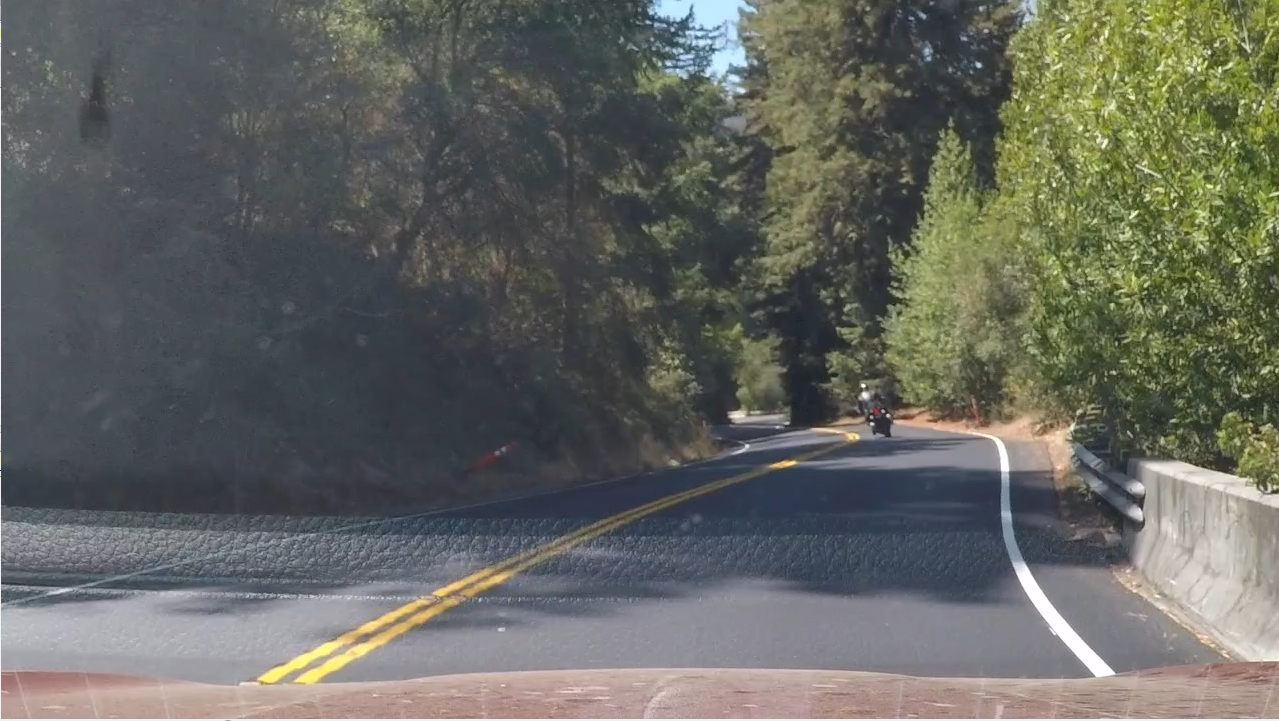
%> input picture scene_shadow_reduction_in_images/1.PNG, 1279 x 721 px
$ octave --eval "result = shadow_reduction_3_test('1.PNG');"   (GNU Octave 9; MATLAB toolbox functions it lacks are replaced by stand-ins)
%> lines starting %> are read from the running program, lines starting %| are printed output that depends on the picture; in (x1, y1, x2, y2) boxes, pixels count from 0 and x2, y2 are one past the last pixel; in counts of white or black regions, pixels touching at a corner belong together; the program's own positions count from 1
function output = shadow_reduction_3_test(image)
%> called with image = '1.PNG'
%Read image
img = imread(image);
%> img is the input picture: size 721x1279x3 uint8; mean R, G, B 100.8, 102.9, 96.5
%Gamma adjustment
J = imadjust(img,[],[],0.5);
%Convert RGB to YCBCR
YCBCRimg = rgb2ycbcr(J);
%> YCBCRimg: size 721x1279x3 uint8; mean of channels 1, 2, 3 151.4, 126.1, 127.3

%Seperate channels
Y = YCBCRimg(:,:,1);
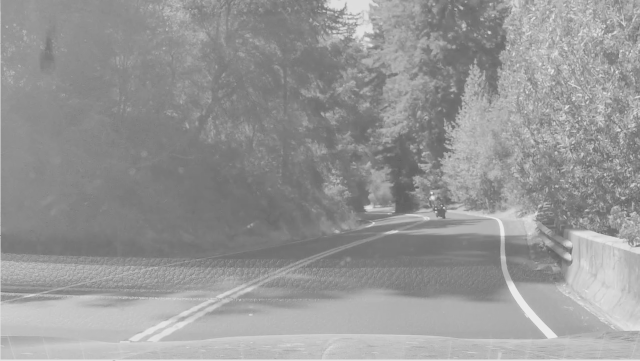
%> Y: size 721x1279 uint8 (shown at 1/2 size); min 52, max 235, mean 151.4
Cb = YCBCRimg(:,:,2);
Cr = YCBCRimg(:,:,3);

R = img(:,:,1);
G = img(:,:,2);
B = img(:,:,3);

%Mask size of image, masked channels are areas where B channel is greater
%than G and B and also threshold applied to Y channel and bright pixels in
%Y channel are omitted.
mask = zeros(size(Y));
mask((B>R & B>G & Y<=150)) = 255;
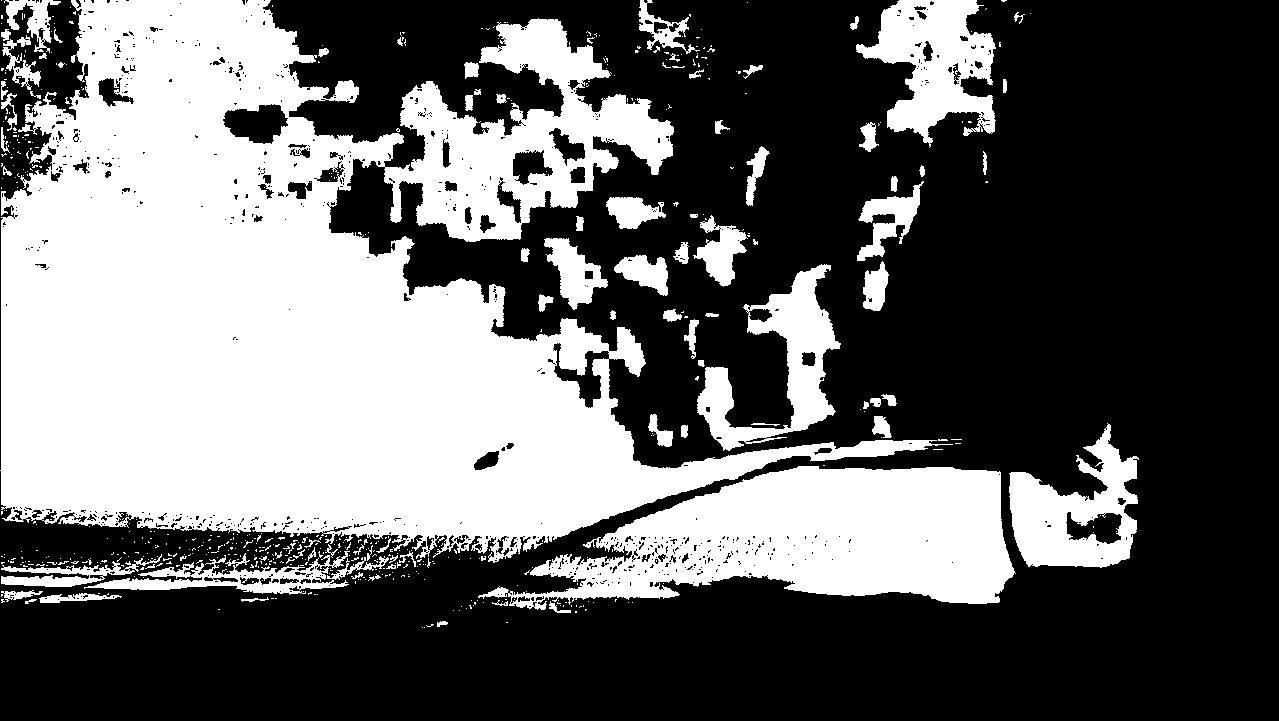
%> mask: size 721x1279 double; 39.1% white; 598 white regions (512 under 20 px), largest, box (x1, y1, x2, y2) and area: (0, 0, 953, 563) 258987, (478, 466, 1016, 610) 45344, (856, 0, 996, 148) 11082
%Binarize mask to mask out shadow area
mask = imbinarize(mask);
%Get light area
inverse_mask = ~mask;

%Shadow areas masked in all 3 channels
shadow_y = Y .* uint8(mask);
shadow_cb = Cb .* uint8(mask);
shadow_cr = Cr .* uint8(mask);

%Light areas masked in all 3 channels
light_y = Y .* uint8(inverse_mask);
light_cb = Cb .* uint8(inverse_mask);
light_cr = Cr .* uint8(inverse_mask);
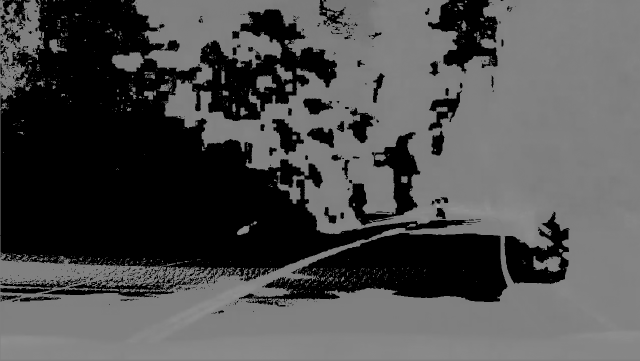
%> light_cr: size 721x1279 uint8 (shown at 1/2 size); min 0, max 167, mean 78.4

%Summation of channel pixels
sum_shadow_y = sum(shadow_y);
%> sum_shadow_y = 1279 values, max 76181 at index 90, min 0 at index 1140, mean 36785.9
sum_shadow_cb = sum(shadow_cb);
%> sum_shadow_cb = 1279 values, max 72472 at index 184, min 0 at index 1140, mean 37163.2
sum_shadow_cr = sum(shadow_cr);
%> sum_shadow_cr = 1279 values, max 69218 at index 186, min 0 at index 1140, mean 35269.1
sum_mask = sum(mask);
%> sum_mask = 1279 values, max 552 at index 169, min 0 at index 1140, mean 282

%Get mean of shadow pixels in YCBCR image over sum of shadow areas
mean_shadow_y =  sum(sum_shadow_y)/ sum(sum_mask);
%> mean_shadow_y = 130.4
mean_shadow_cb = sum(sum_shadow_cb)/ sum(sum_mask);
%> mean_shadow_cb = 131.8
mean_shadow_cr = sum(sum_shadow_cr)/ sum(sum_mask);
%> mean_shadow_cr = 125.1

%Get mean of light areas like above but instead in light areas
sum_light_y = sum(light_y);
%> sum_light_y = 1279 values, max 162824 at index 1, min 31512 at index 203, mean 72338.5
sum_light_cb = sum(light_cb);
%> sum_light_cb = 1279 values, max 91869 at index 1, min 21721 at index 170, mean 53787.7
sum_light_cr = sum(light_cr);
%> sum_light_cr = 1279 values, max 93282 at index 1180, min 21779 at index 184, mean 56501.4
sum_inverse_mask = sum(inverse_mask);
%> sum_inverse_mask = 1279 values, max 721 at index 1140, min 169 at index 169, mean 439

mean_light_y =  sum(sum_light_y)/ sum(sum_inverse_mask);
%> mean_light_y = 164.8
mean_light_cb = sum(sum_light_cb)/ sum(sum_inverse_mask);
%> mean_light_cb = 122.5
mean_light_cr = sum(sum_light_cr)/ sum(sum_inverse_mask);
%> mean_light_cr = 128.7

%Calculate difference in Y channel and calculate ratio of light area over
%shadow area in CB and CR channels
difference_y = mean_light_y - mean_shadow_y;
%> difference_y = 34.36
ratio_cb = (mean_light_cb / mean_shadow_cb);
%> ratio_cb = 0.93
ratio_cr = (mean_light_cr / mean_shadow_cr);
%> ratio_cr = 1.03

%Calculate new Y channel and CB and CR channels
Y_new = Y + uint8(mask) * difference_y;
CB_new = Cb.* uint8(inverse_mask) + Cb.* uint8(mask) .* ratio_cb;
CR_new = Cr .* uint8(inverse_mask) + Cr .* uint8(mask) .* ratio_cr;

%Merge all 3 images to create new YCBCR image
YCBCRimg = cat(3, Y_new, CB_new, CR_new);
%> YCBCRimg: size 721x1279x3 uint8; mean of channels 1, 2, 3 164.7, 122.6, 128.8

%Convert YCBCBR back to RGB
output = ycbcr2rgb(YCBCRimg);
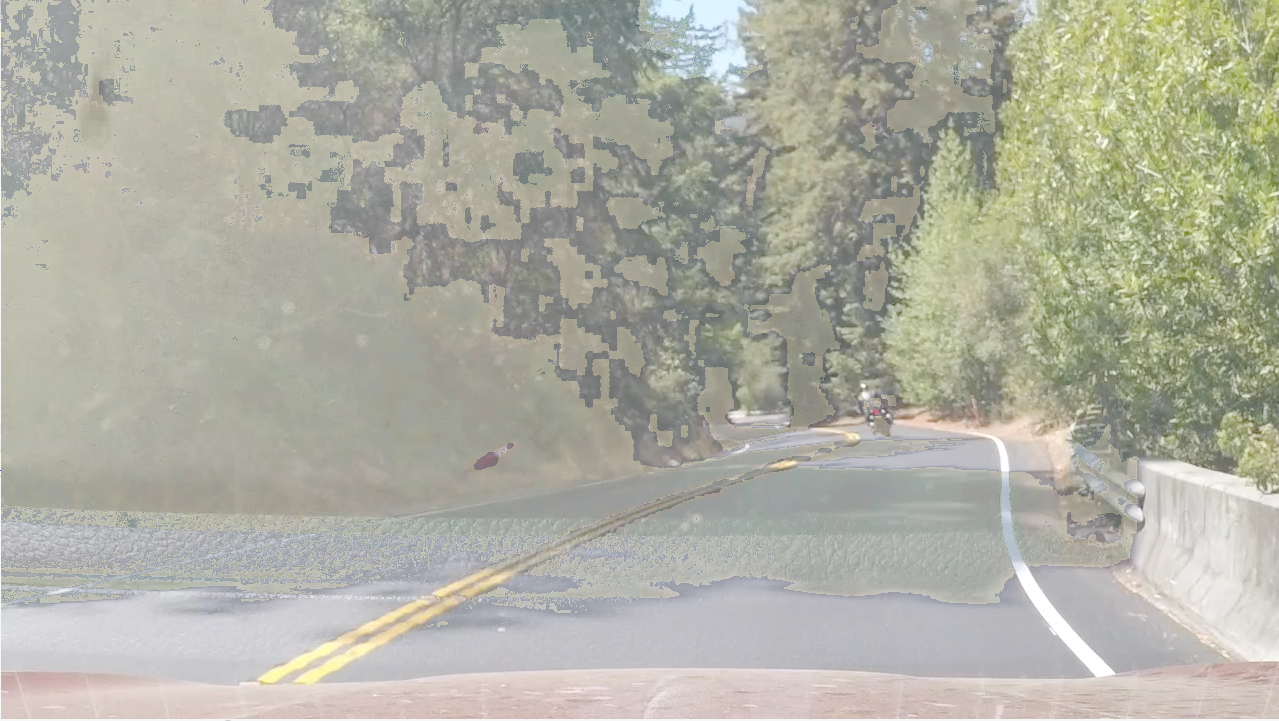
%> output: size 721x1279x3 uint8; mean R, G, B 174.4, 174.5, 162.2

imshow(output);
title('Uniformly distributed illumination image');
end

$ run again, on scene_shadow_reduction_in_images/2.PNG
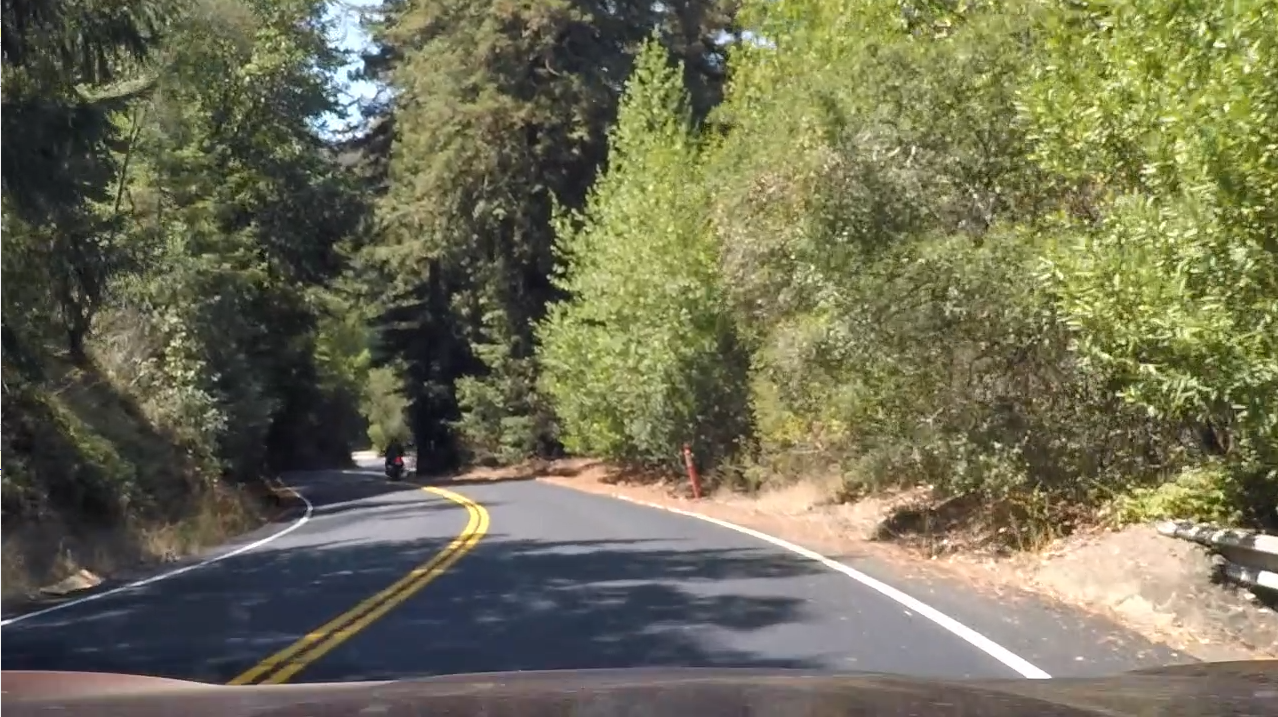
%> input picture scene_shadow_reduction_in_images/2.PNG, 1278 x 717 px
%> in shadow_reduction_3_test, img is the input picture: size 717x1278x3 uint8; mean R, G, B 111.8, 110.3, 85.1
%> in shadow_reduction_3_test, `mask((B>R & B>G & Y<=150)) = 255;`:
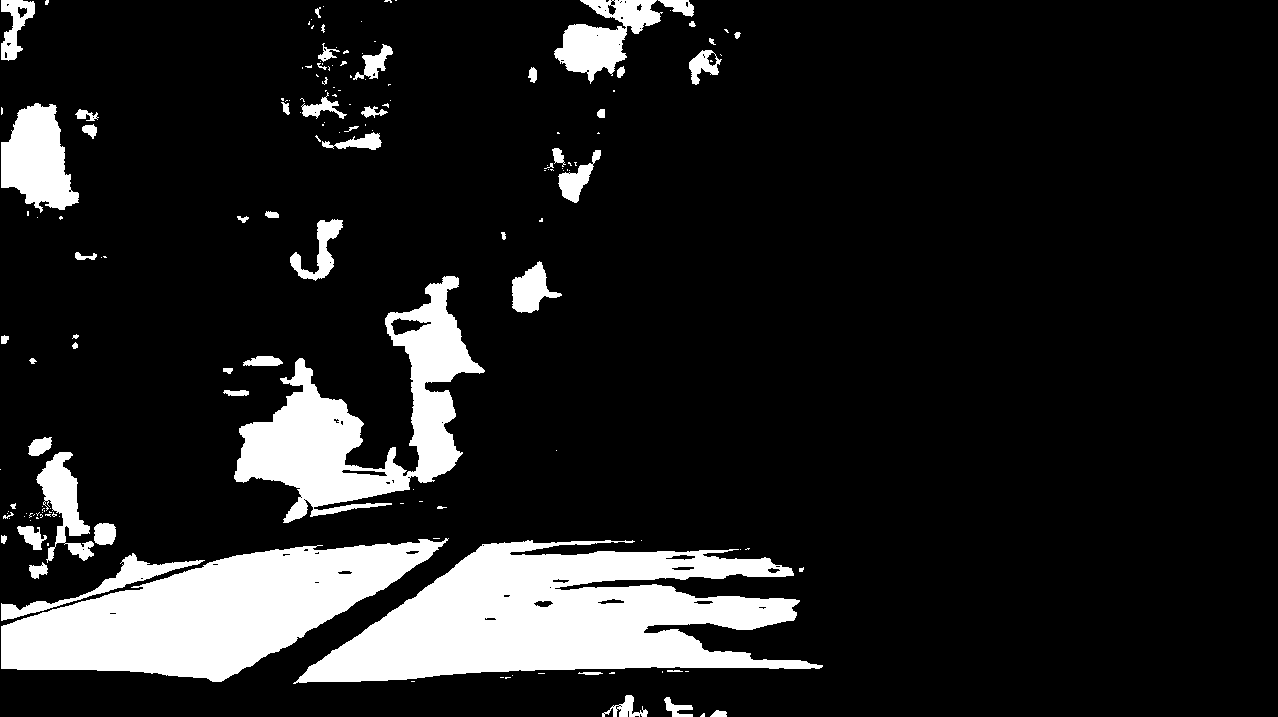
%> mask: size 717x1278 double; 13.4% white; 163 white regions (105 under 20 px), largest, box (x1, y1, x2, y2) and area: (293, 540, 823, 684) 42478, (1, 538, 449, 682) 32881, (234, 276, 485, 523) 21119
%> sum_shadow_y = 1278 values, max 34103 at index 324, min 0 at index 824, mean 10665.6
%> sum_shadow_cb = 1278 values, max 42678 at index 324, min 0 at index 824, mean 12888.6
%> sum_shadow_cr = 1278 values, max 39761 at index 324, min 0 at index 824, mean 11951.9
%> sum_mask = 1278 values, max 319 at index 324, min 0 at index 824, mean 95.98
%> mean_shadow_y = 111.1
%> mean_shadow_cb = 134.3
%> mean_shadow_cr = 124.5
%> sum_light_y = 1278 values, max 161949 at index 1, min 56181 at index 34, mean 99526.1
%> sum_light_cb = 1278 values, max 91357 at index 1, min 49740 at index 432, mean 72545.9
%> sum_light_cr = 1278 values, max 94927 at index 1073, min 50423 at index 324, mean 81031.6
%> sum_inverse_mask = 1278 values, max 717 at index 824, min 398 at index 324, mean 621
%> mean_light_y = 160.3
%> mean_light_cb = 116.8
%> mean_light_cr = 130.5
%> difference_y = 49.14
%> ratio_cb = 0.87
%> ratio_cr = 1.05
%> in shadow_reduction_3_test, `output = ycbcr2rgb(YCBCRimg);`:
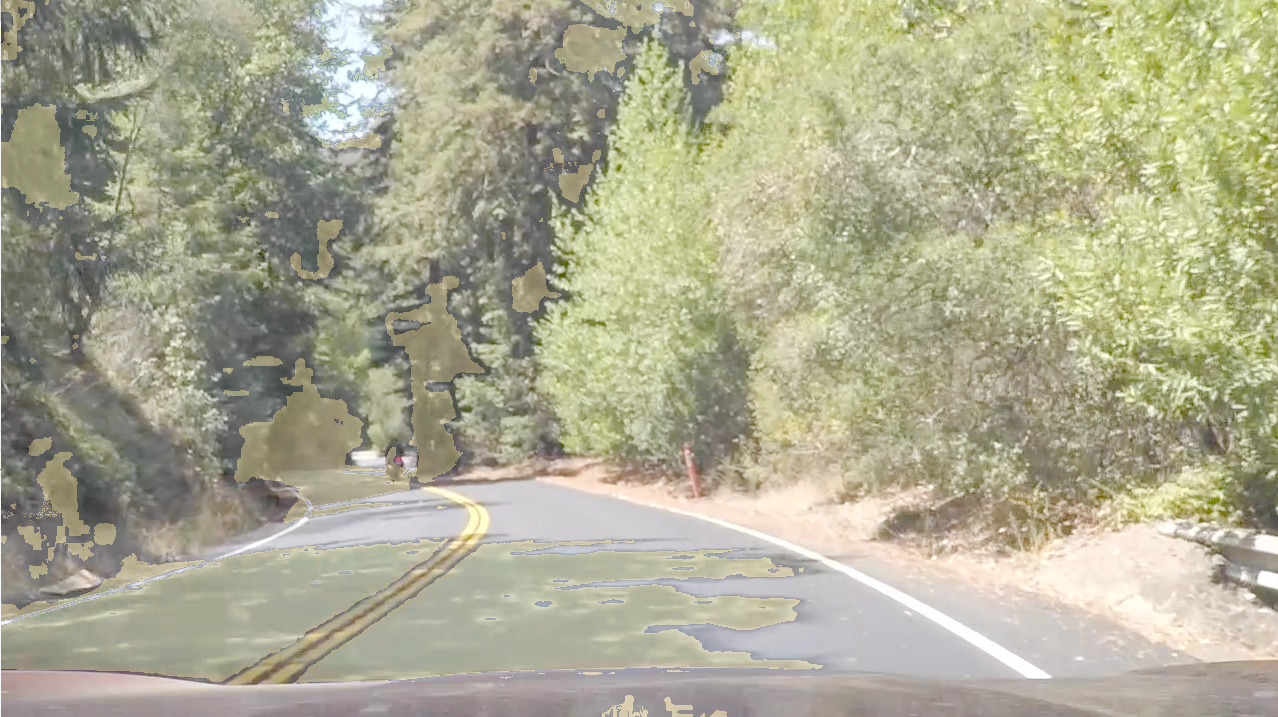
%> output: size 717x1278x3 uint8; mean R, G, B 171.9, 170.3, 145.4

$ run again, on scene_shadow_reduction_in_images/3.png
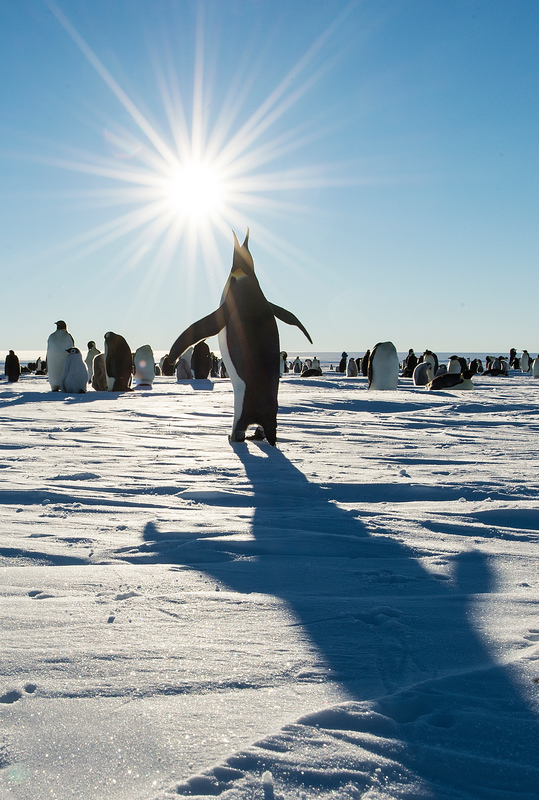
%> input picture scene_shadow_reduction_in_images/3.png, 539 x 800 px
%> in shadow_reduction_3_test, img is the input picture: size 800x539x3 uint8; mean R, G, B 137.2, 158.3, 170.7
%> in shadow_reduction_3_test, `mask((B>R & B>G & Y<=150)) = 255;`:
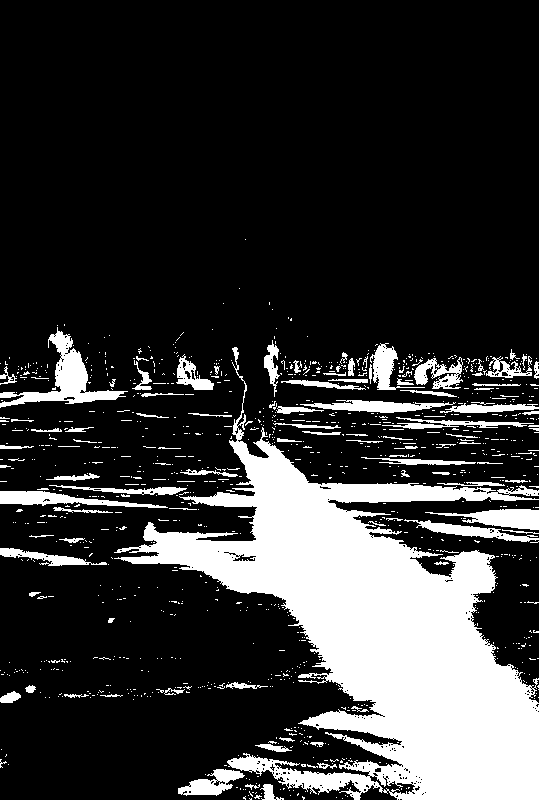
%> mask: size 800x539 double; 20.6% white; 1052 white regions (949 under 20 px), largest, box (x1, y1, x2, y2) and area: (114, 347, 539, 800) 66326, (0, 327, 128, 408) 2558, (0, 491, 168, 508) 1260
%> sum_shadow_y = 539 values, max 38442 at index 385, min 2964 at index 133, mean 18883.7
%> sum_shadow_cb = 539 values, max 48383 at index 385, min 3204 at index 132, mean 24098
%> sum_shadow_cr = 539 values, max 34649 at index 385, min 2696 at index 133, mean 17193.4
%> sum_mask = 539 values, max 331 at index 385, min 23 at index 132, mean 164.4
%> mean_shadow_y = 114.8
%> mean_shadow_cb = 146.5
%> mean_shadow_cr = 104.6
%> sum_light_y = 539 values, max 159561 at index 133, min 91813 at index 385, mean 125130.7
%> sum_light_cb = 539 values, max 101027 at index 98, min 63562 at index 385, mean 83842.9
%> sum_light_cr = 539 values, max 97679 at index 132, min 55532 at index 385, mean 77880.4
%> sum_inverse_mask = 539 values, max 777 at index 132, min 469 at index 385, mean 635.6
%> mean_light_y = 196.9
%> mean_light_cb = 131.9
%> mean_light_cr = 122.5
%> difference_y = 82.05
%> ratio_cb = 0.9
%> ratio_cr = 1.17
%> in shadow_reduction_3_test, `output = ycbcr2rgb(YCBCRimg);`:
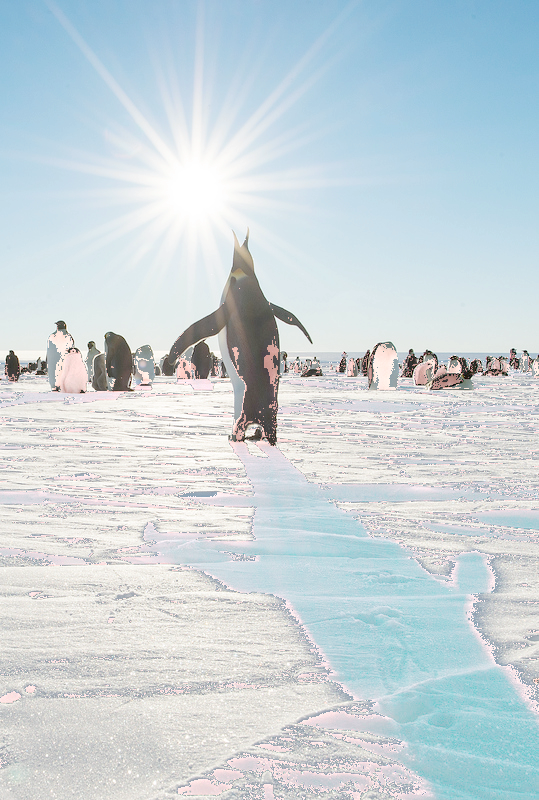
%> output: size 800x539x3 uint8; mean R, G, B 201.7, 213.5, 218.5
